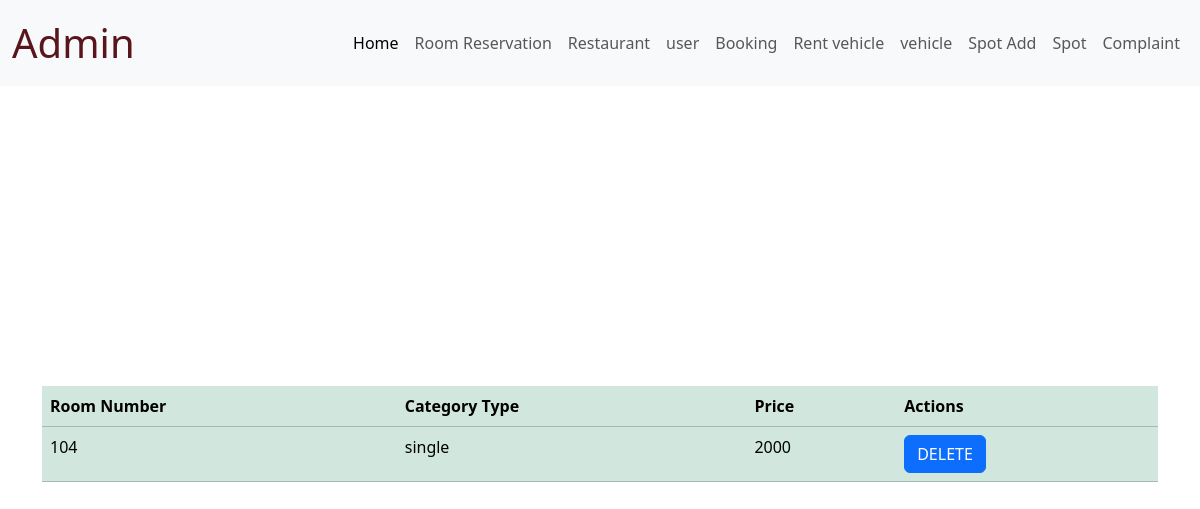
Before: /room with the older database file.
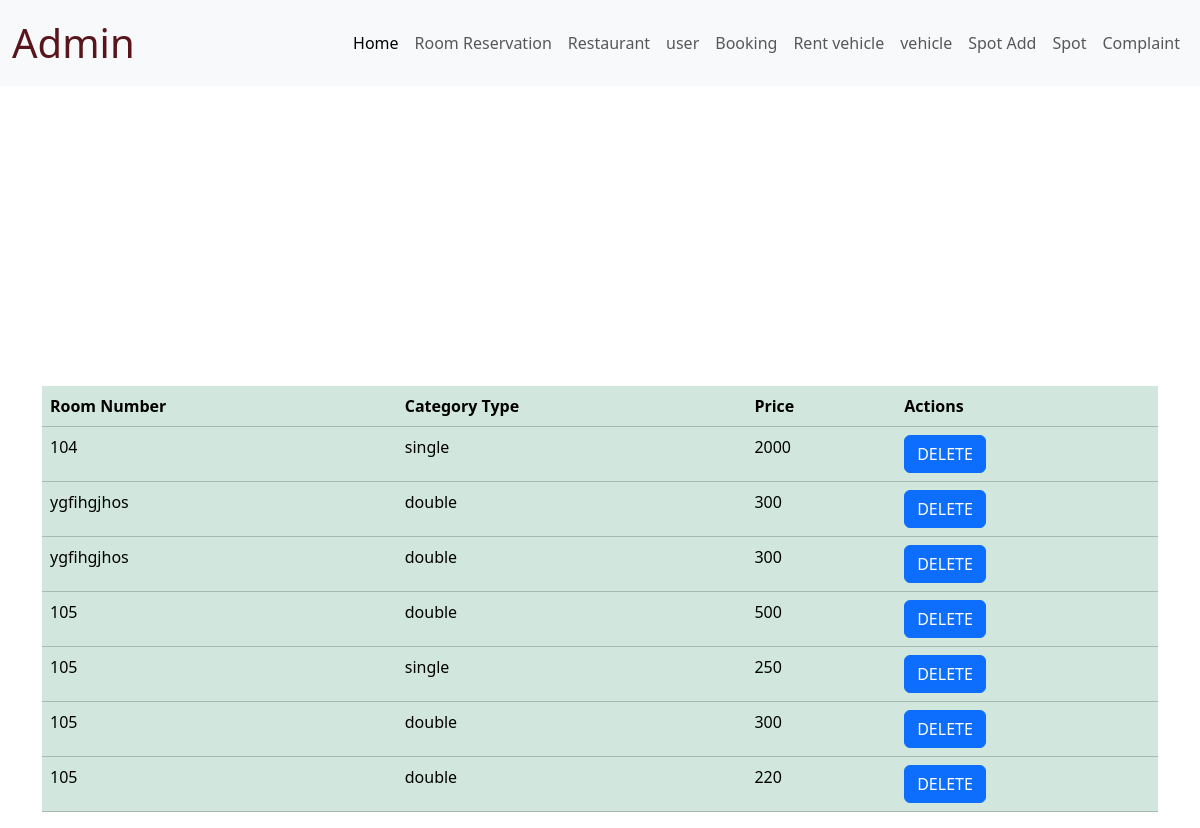
After: the same page with the newer database file.
### world_wallet_expence_app/models.py (models this page shows)
class RoomTable(models.Model):
     LOGINID=models.ForeignKey(LoginTable, on_delete=models.CASCADE,null=True,blank=True)
     roomnumber=models.CharField(max_length=20, null=True,blank=True)
     roomtype=models.CharField(max_length=20, null=True,blank=True)
     bedtype=models.CharField(max_length=20, null=True,blank=True)
     roomimage=models.FileField(upload_to='roomimages/',null=True,blank=True)
     location=models.CharField(max_length=100,null=True,blank=True)
     price=models.CharField(max_length=20, null=True,blank=True)
     roomservice=models.CharField(max_length=20, null=True,blank=True)
     status=models.CharField(max_length=25, null=True,blank=True)

### world_wallet_expence_app/views.py (the view)
# urls.py: path('room',Room.as_view(),name='room'),
class Room(View):
    def get(self,request):
        r=RoomTable.objects.all()
        return render(request,"ADMIN/room.html",{'r':r})

### templates/ADMIN/room.html (shortened to what this page needs)
<!DOCTYPE html>
<html lang="en">
<head>
    <link href="https://cdn.jsdelivr.net/npm/bootstrap@5.3.3/dist/css/bootstrap.min.css" rel="stylesheet">
 <link rel="stylesheet" href="room.css">
</head>
<body>
  <nav class="navbar navbar-expand-lg bg-body-tertiary">
    <div class="container-fluid">
      <a class="navbar-brand fs-1 text-danger-emphasis" href="#">Admin</a>
      <div class="collapse navbar-collapse" id="navbarSupportedContent">
        <ul class="navbar-nav ms-auto mb-2 mb-lg-0">
          <li class="nav-item">
            <a class="nav-link active" aria-current="page" href="/home">Home</a>
          </li>
          <li class="nav-item">
            <a class="nav-link" href="/room">Room Reservation</a>
          </li>
          <li class="nav-item">
            <a class="nav-link" href="/restaurant">Restaurant</a>
          </li>
          <li class="nav-item">
            <a class="nav-link" href="/user">user</a>
          </li>
          <li class="nav-item">
            <a class="nav-link" href="/booking">Booking</a>
          </li>
          <li class="nav-item">
            <a class="nav-link" href="/Rentvehadd">Rent vehicle</a>
          </li>
          <li class="nav-item">
            <a class="nav-link" href="/viewrentveh">vehicle</a>
          </li>
          <li class="nav-item">
            <a class="nav-link" href="/spotadd">Spot Add</a>
          </li>
          <li class="nav-item">
            <li class="nav-item">
                <a class="nav-link" href="/spotview">Spot</a>
            </li>
          <li class="nav-item">
            <a class="nav-link" href="/complaint">Complaint</a>
          </li>
        </ul>
      </div>
    </div>
  </nav>
    <div class="container">
    <table class="table table-success">
        <thead>
          <tr>
            <th scope="col">Room Number</th>
            <th scope="col">Category Type</th>
            <th scope="col">Price</th>
            <th scope="col">Actions</th>
          </tr>
        </thead>
        <tbody>
          {%for i in r%}
          <tr>
            <td>{{i.roomnumber}}</td>
            <td>{{i.roomtype}}</td>
            <td>{{i.price}}</td>
            <td>
            <a href="Deleteroomrev/{{i.id}}/" class="btn btn-primary" > DELETE</a>
             </td>
          {%endfor%}
        </tbody>
      </table>
    </div>
</body>
</html>

### static/ADMINCSS/room.css (style rules this page uses)
body { background-image: url('https://wallpaperbat.com/img/109546-download-teal-watercolour-wallpaper.jpg'); background-position: center; background-size: cover; background-repeat:no-repeat ; backdrop-filter: blur(6px); }
.container { margin-top: 300px; }

Changed rows visible on the page:
added RoomTable: roomnumber "ygfihgjhos", roomtype "double", price "300"
added RoomTable: roomnumber "ygfihgjhos", roomtype "double", price "300"
added RoomTable: roomnumber "105", roomtype "double", price "500"
added RoomTable: roomnumber "105", roomtype "single", price "250"
added RoomTable: roomnumber "105", roomtype "double", price "300"
added RoomTable: roomnumber "105", roomtype "double", price "220"
